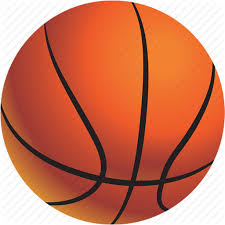
#> input picture Session9/ball.jpg, 225 x 225 px; its folder holds only this picture in this run
$ python -i main.py   (imports and definitions only)
#> lines starting #> are read from the running program, lines starting #| are printed output that depends on the picture; after the words box and inside, x2 and y2 are one past the last pixel; in counts of white or black regions, pixels touching at a corner belong together

# importing the module
import cv2
import numpy as np
from operations import *
import matplotlib.pyplot as plt

# [44 lines left out: function region_grow, not called in this run]

def global_automatic_threshold(img) :
    image = img.copy()
    thresh , new = cv2.threshold(img , 0  , 255 , cv2.THRESH_OTSU)
    image = np.zeros_like(new) - image
    thresh2 , x = cv2.threshold(image , thresh  , 255 , cv2.THRESH_OTSU)
    thresh , image = cv2.threshold(image , thresh2-thresh , 255 , cv2.THRESH_BINARY_INV)
    return image


>>> import cv2
>>> picture = cv2.imread('ball.jpg', cv2.IMREAD_GRAYSCALE)
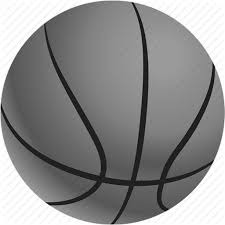
#> picture: shape (225, 225); min 0, max 255, mean 141.3
>>> result = global_automatic_threshold(picture)
#> in global_automatic_threshold, `thresh , new = cv2.threshold(img , 0  , 255 , cv2.THRESH_OTSU)`:
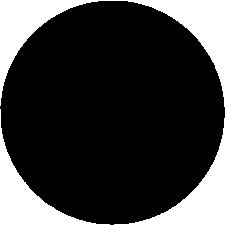
#> new: shape (225, 225); 22% white; 3 white regions, box (x1, y1, x2, y2) and area: (0, 0, 225, 107) 5585, (0, 109, 110, 225) 2809, (114, 118, 225, 225) 2765
#> in global_automatic_threshold, `thresh , new = cv2.threshold(img , 0  , 255 , cv2.THRESH_OTSU)`: thresh = 180
#> in global_automatic_threshold, `image = np.zeros_like(new) - image`:
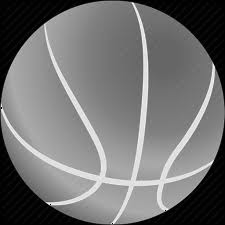
#> image: shape (225, 225); min 0, max 254, mean 114.7
#> in global_automatic_threshold, `thresh2 , x = cv2.threshold(image , thresh  , 255 , cv2.THRESH_OTSU)`: x: shape (225, 225); 77.9% white; 4 black regions (1 under 20 px), largest, box (x1, y1, x2, y2) and area: (0, 0, 225, 107) 5585, (0, 107, 110, 225) 2812, (114, 118, 225, 225) 2766
#> in global_automatic_threshold, `thresh2 , x = cv2.threshold(image , thresh  , 255 , cv2.THRESH_OTSU)`: thresh2 = 75
#> in global_automatic_threshold, `thresh , image = cv2.threshold(image , thresh2-thresh , 255 , cv2.THRE..`: image: shape (225, 225); every value is 0
#> in global_automatic_threshold, `thresh , image = cv2.threshold(image , thresh2-thresh , 255 , cv2.THRE..`: thresh = -105

$ run again, on Session9/cat.jpg
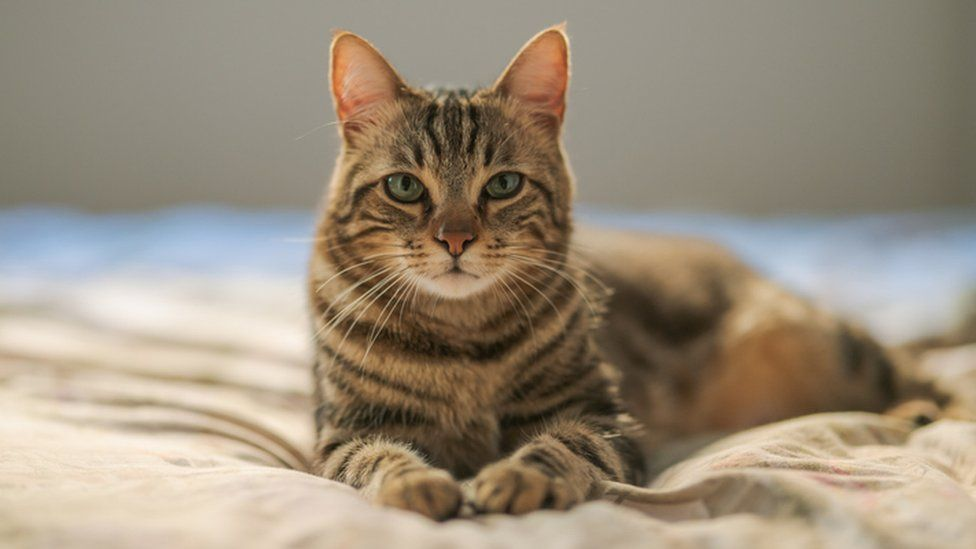
#> input picture Session9/cat.jpg, 976 x 549 px
#> img is the input picture: shape (549, 976, 3); mean B, G, R 124.7, 142.7, 155.4
#> in global_automatic_threshold, `thresh , new = cv2.threshold(img , 0  , 255 , cv2.THRESH_OTSU)`:
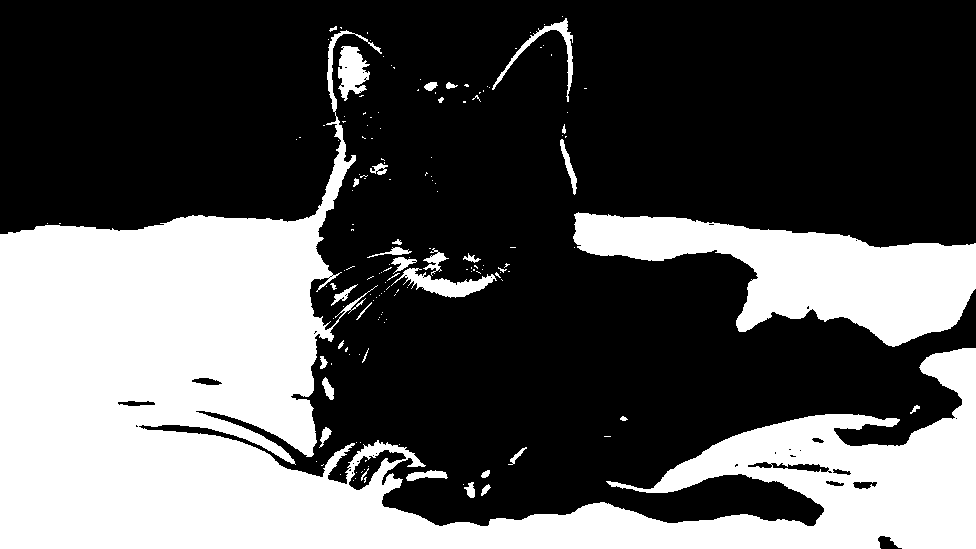
#> new: shape (549, 976); 34.2% white; 159 white regions (125 under 20 px), largest, box (x1, y1, x2, y2) and area: (0, 30, 976, 549) 151032, (573, 212, 976, 347) 26241, (391, 268, 497, 298) 1225
#> in global_automatic_threshold, `thresh , new = cv2.threshold(img , 0  , 255 , cv2.THRESH_OTSU)`: thresh = 157
#> in global_automatic_threshold, `image = np.zeros_like(new) - image`:
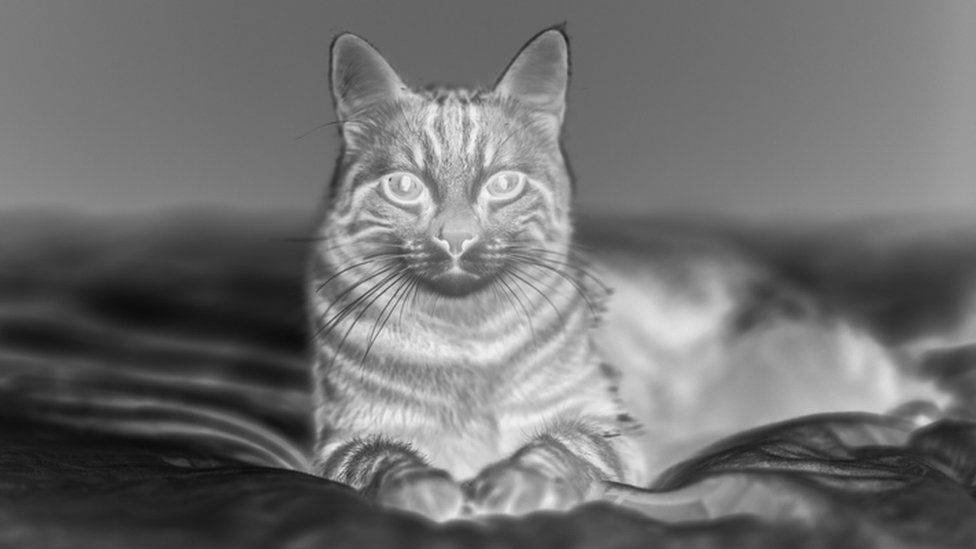
#> image: shape (549, 976); min 12, max 254, mean 111.6
#> thresh2 = 98
#> in global_automatic_threshold, `thresh , image = cv2.threshold(image , thresh2-thresh , 255 , cv2.THRE..`: thresh = -59
